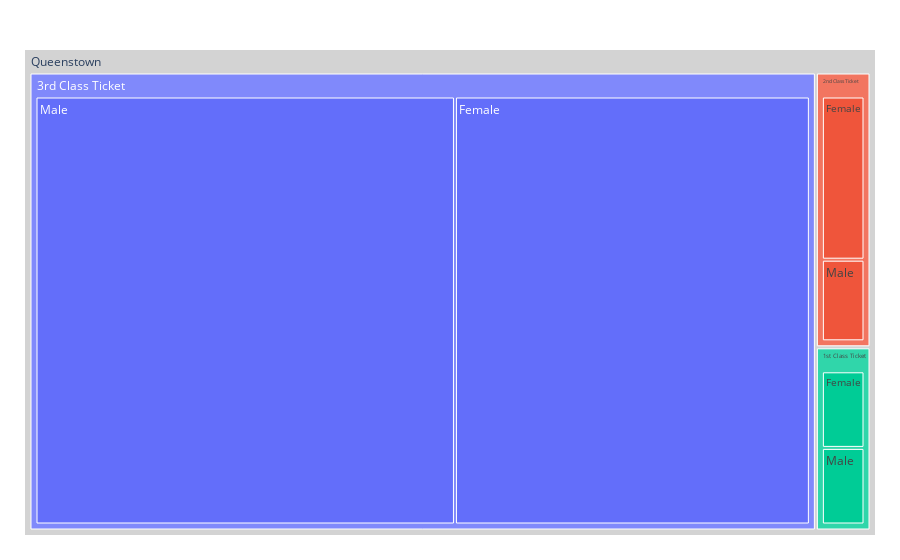

Source (notebook cell):
### Code cell
#Using Treemap

#Queenstown
Gender = ["Male", "Male", "Male", "Female", "Female", "Female"]
Classes = ["1st Class Ticket", "2nd Class Ticket", "3rd Class Ticket", "1st Class Ticket", "2nd Class Ticket", "3rd Class Ticket"]
Regions = ["Queenstown", "Queenstown", "Queenstown", "Queenstown", "Queenstown", "Queenstown"]
population = [q[0],q[1], q[2], q[3], q[4], q[5]]

#Creating a dictionary
df_s = pd.DataFrame(
                    dict(Gender=Gender, Classes=Classes, Regions=Regions, Population=population)
                 )

fig = px.treemap(df_s, path=['Regions', 'Classes', 'Gender'], values='Population')
fig.update_traces(root_color="lightgrey")
fig.update_layout(margin = dict(t=50, l=25, r=25, b=25))

#Filtering out obsolete version warning
warnings.filterwarnings('ignore')
fig.show()

### Figure 1 — Plotly figure (JSON) as saved in the notebook; plotly's stock layout.template omitted (floating-point values rounded to 4 significant figures)
{"data": [{"branchvalues": "total", "domain": {"x": [0, 1], "y": [0, 1]}, "hovertemplate": "labels=%{label}<br>Population=%{value}<br>parent=%{parent}<br>id=%{id}<extra></extra>", "ids": ["Queenstown/1st Class Ticket/Female", "Queenstown/2nd Class Ticket/Female", "Queenstown/3rd Class Ticket/Female", "Queenstown/1st Class Ticket/Male", "Queenstown/2nd Class Ticket/Male", "Queenstown/3rd Class Ticket/Male", "Queenstown/1st Class Ticket", "Queenstown/2nd Class Ticket", "Queenstown/3rd Class Ticket", "Queenstown"], "labels": ["Female", "Female", "Female", "Male", "Male", "Male", "1st Class Ticket", "2nd Class Ticket", "3rd Class Ticket", "Queenstown"], "name": "", "parents": ["Queenstown/1st Class Ticket", "Queenstown/2nd Class Ticket", "Queenstown/3rd Class Ticket", "Queenstown/1st Class Ticket", "Queenstown/2nd Class Ticket", "Queenstown/3rd Class Ticket", "Queenstown", "Queenstown", "Queenstown", ""], "root": {"color": "lightgrey"}, "type": "treemap", "values": [1, 2, 33, 1, 1, 39, 2, 3, 72, 77]}], "layout": {"legend": {"tracegroupgap": 0}, "margin": {"b": 25, "l": 25, "r": 25, "t": 50}}}
